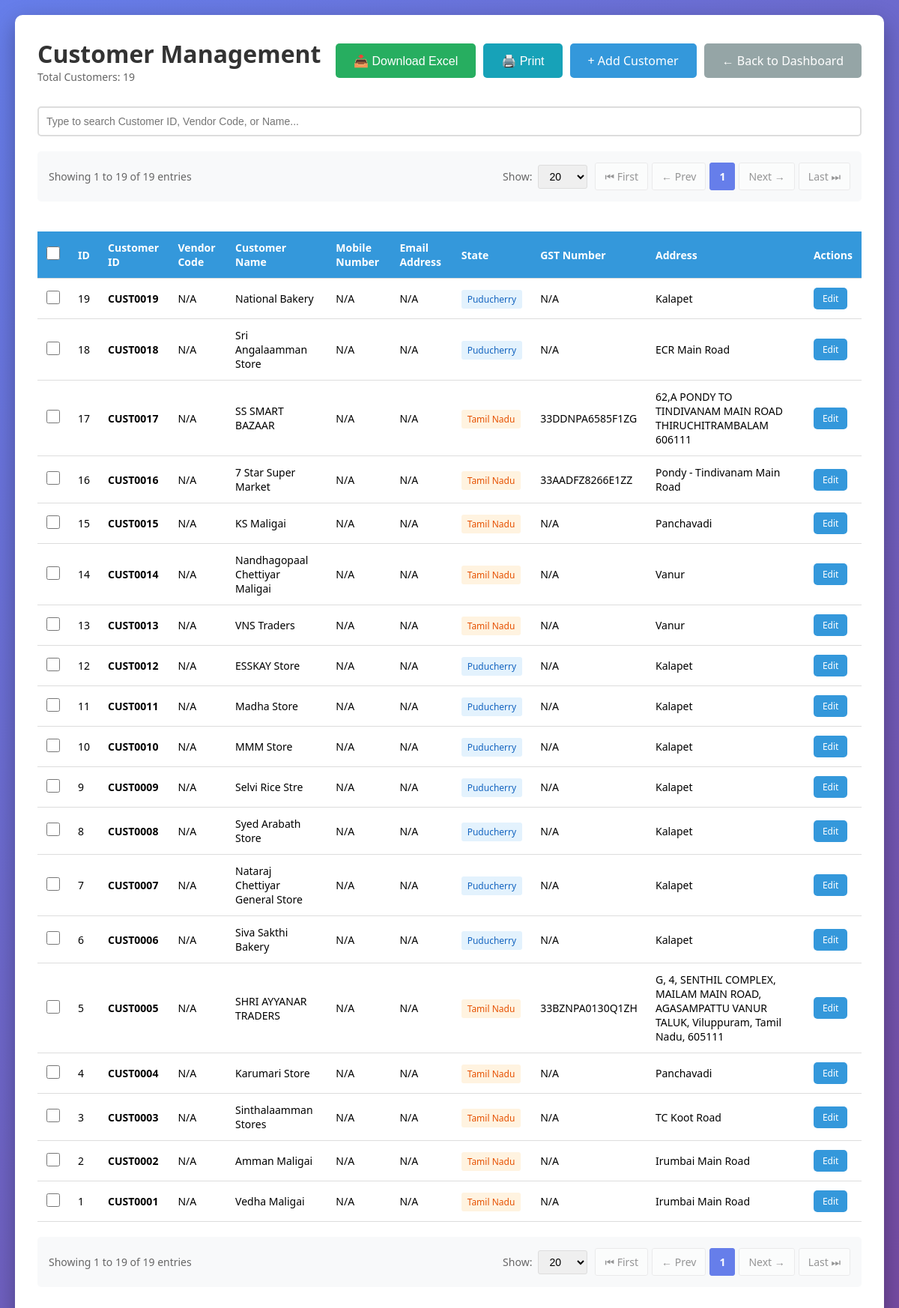
The app's page /customers/ with its own data.
### tables this page shows
CREATE TABLE customers (
                    id INTEGER PRIMARY KEY AUTOINCREMENT,
                    customer_id TEXT UNIQUE NOT NULL,
                    vendor_code TEXT UNIQUE,
                    name TEXT NOT NULL,
                    email TEXT,
                    mobile TEXT,
                    address TEXT,
                    state TEXT,
                    gst_number TEXT,
                    created_at TIMESTAMP DEFAULT CURRENT_TIMESTAMP
                );

### routes/customers.py (the view)
@customers_bp.route('/')
def index():
    search_query = request.args.get('search', '').strip()
    page = request.args.get('page', 1, type=int)
    per_page = request.args.get('per_page', 20, type=int)
    if per_page not in [10, 20, 50, 100]:
        per_page = 20
    if page < 1:
        page = 1
    conn = get_db_connection()
    if search_query:
        total_count = conn.execute('''
            SELECT COUNT(*) as count FROM customers
            WHERE customer_id LIKE ? OR vendor_code LIKE ? OR name LIKE ?
        ''', (f'%{search_query}%', f'%{search_query}%', f'%{search_query}%')).fetchone()['count']
    else:
        total_count = conn.execute('SELECT COUNT(*) as count FROM customers').fetchone()['count']
    total_pages = max(1, (total_count + per_page - 1) // per_page) if total_count > 0 else 1
    if page > total_pages:
        page = total_pages
    offset = (page - 1) * per_page
    if search_query:
        customers = conn.execute('''
            SELECT * FROM customers
            WHERE customer_id LIKE ? OR vendor_code LIKE ? OR name LIKE ?
            ORDER BY created_at DESC
            LIMIT ? OFFSET ?
        ''', (f'%{search_query}%', f'%{search_query}%', f'%{search_query}%', per_page, offset)).fetchall()
    else:
        customers = conn.execute('''
            SELECT * FROM customers
            ORDER BY created_at DESC
            LIMIT ? OFFSET ?
        ''', (per_page, offset)).fetchall()
    conn.close()
    has_prev = page > 1
    has_next = page < total_pages
    return render_template('customers/index.html',
                         customers=customers,
                         search_query=search_query,
                         page=page,
                         per_page=per_page,
                         total_count=total_count,
                         total_pages=total_pages,
                         has_prev=has_prev,
                         has_next=has_next)

### database.py (called while the page is built)
def get_db_connection():
    conn = sqlite3.connect(DATABASE)
    conn.row_factory = sqlite3.Row
    return conn

### templates/customers/index.html (shortened to what this page needs)
<!DOCTYPE html>
<html lang="en">
<head>
</head>
<body>
    <div class="container">
        <div class="header">
            <div>
                <h1>Customer Management</h1>
                <p class="customer-count">Total Customers: {{ total_count }}</p>
            </div>
            <div class="button-group">
                <button onclick="downloadExcel()" class="btn btn-success no-print">📥 Download Excel</button>
                <button onclick="window.print()" class="btn btn-info no-print">🖨️ Print</button>
                <a href="{{ url_for('customers.add') }}" class="btn btn-primary no-print">+ Add Customer</a>
                <a href="{{ url_for('dashboard') }}" class="btn btn-secondary no-print">← Back to Dashboard</a>
            </div>
        </div>
        <div style="margin: 20px 0;" class="no-print">
            <div style="display:flex; gap:10px; align-items:center;">
                <input id="searchInput" type="text" value="{{ search_query or '' }}"
                       placeholder="Type to search Customer ID, Vendor Code, or Name..."
                       style="flex: 1; padding: 10px; border: 2px solid #ddd; border-radius: 5px; font-size: 14px;">
            </div>
        </div>
        {% if total_count > 0 %}
            {% set route_name = 'customers.index' %}
            {% set extra_params = {'search': search_query} if search_query else {} %}
            {% include 'pagination.html' %}
        {% endif %}
        {% if customers %}
            <div class="table-wrapper">
                <form id="deleteForm" method="POST" action="{{ url_for('customers.delete_multiple') }}">
                    <table>
                        <thead>
                            <tr>
                                <th class="checkbox-cell no-print">
                                    <input type="checkbox" id="selectAll" onchange="toggleSelectAll(this)">
                                </th>
                                <th>ID</th>
                                <th>Customer ID</th>
                                <th>Vendor Code</th>
                                <th>Customer Name</th>
                                <th>Mobile Number</th>
                                <th>Email Address</th>
                                <th>State</th>
                                <th>GST Number</th>
                                <th>Address</th>
                                <th class="no-print">Actions</th>
                            </tr>
                        </thead>
                        <tbody>
                            {% for customer in customers %}
                            <tr>
                                <td class="checkbox-cell no-print">
                                    <input type="checkbox" name="customer_ids[]" value="{{ customer['id'] }}" class="customer-checkbox" onchange="updateSelection()">
                                </td>
                                <td>{{ customer['id'] }}</td>
                                <td><strong>{{ customer['customer_id'] }}</strong></td>
                                <td>{{ customer['vendor_code'] or 'N/A' }}</td>
                                <td>{{ customer['name'] }}</td>
                                <td>{{ customer['mobile'] or 'N/A' }}</td>
                                <td>{{ customer['email'] or 'N/A' }}</td>
                                <td>
                                    {% if customer['state'] %}
                                        <span class="state-badge state-{{ customer['state']|lower|replace(' ', '') }}">
                                            {{ customer['state'] }}
                                        </span>
                                    {% else %}
                                        N/A
                                    {% endif %}
                                </td>
                                <td>{{ customer['gst_number'] or 'N/A' }}</td>
                                <td>{{ customer['address'] or 'N/A' }}</td>
                                <td class="no-print">
                                    <a href="{{ url_for('customers.update', customer_id=customer['id']) }}"
                                       class="btn btn-primary" style="padding: 6px 12px; font-size: 12px;">Edit</a>
                                </td>
                            </tr>
                            {% endfor %}
                        </tbody>
                    </table>
                </form>
            </div>
            {% if total_count > 0 %}
                {% set route_name = 'customers.index' %}
                {% set extra_params = {'search': search_query} if search_query else {} %}
                {% include 'pagination.html' %}
            {% endif %}
        {% else %}
            <div class="no-data">
                <p>No customers found. Click "Add Customer" to get started!</p>
            </div>
        {% endif %}
    </div>
</body>
</html>

### templates/customers/index.html (style rules this page uses)
* { margin: 0; padding: 0; box-sizing: border-box; }
body { font-family: 'Segoe UI', Tahoma, Geneva, Verdana, sans-serif; background: linear-gradient(135deg, #667eea 0%, #764ba2 100%); min-height: 100vh; padding: 20px; }
.container { max-width: 1600px; margin: 0 auto; background: white; border-radius: 10px; box-shadow: 0 10px 30px rgba(0,0,0,0.3); padding: 30px; }
.header { display: flex; justify-content: space-between; align-items: center; margin-bottom: 30px; flex-wrap: wrap; gap: 15px; }
h1 { color: #333; }
.btn { padding: 12px 24px; border: none; border-radius: 5px; cursor: pointer; text-decoration: none; font-size: 16px; transition: all 0.3s; display: inline-block; }
.btn-primary { background: #3498db; color: white; }
.btn-secondary { background: #95a5a6; color: white; }
.btn-success { background: #27ae60; color: white; }
.btn-info { background: #17a2b8; color: white; }
table { width: 100%; border-collapse: collapse; margin-top: 20px; font-size: 14px; }
th, td { padding: 12px; text-align: left; border-bottom: 1px solid #ddd; }
th { background: #3498db; color: white; font-weight: 600; position: sticky; top: 0; }
.customer-count { color: #666; font-size: 14px; }
.button-group { display: flex; gap: 10px; }
.checkbox-cell { width: 40px; text-align: center; }
input[type="checkbox"] { width: 18px; height: 18px; cursor: pointer; }
.state-badge { padding: 4px 8px; border-radius: 3px; font-size: 12px; font-weight: 500; }
.state-puducherry { background: #e3f2fd; color: #1565c0; }
.state-tamilnadu { background: #fff3e0; color: #e65100; }
.table-wrapper { overflow-x: auto; }

### records on screen
customers: id "19", customer_id "CUST0019", customer "N/A", name "National Bakery", mobile "N/A", email "N/A", state "Puducherry", gst_number "N/A", address "Kalapet"
customers: id "18", customer_id "CUST0018", customer "N/A", name "Sri Angalaamman Store", mobile "N/A", email "N/A", state "Puducherry", gst_number "N/A", address "ECR Main Road"
customers: id "17", customer_id "CUST0017", customer "N/A", name "SS SMART BAZAAR", mobile "N/A", email "N/A", state "Tamil Nadu", gst_number "33DDNPA6585F1ZG", address "62,A PONDY TO TINDIVANAM MAIN ROAD THIRUCHITRAMBALAM 606111"
customers: id "16", customer_id "CUST0016", customer "N/A", name "7 Star Super Market", mobile "N/A", email "N/A", state "Tamil Nadu", gst_number "33AADFZ8266E1ZZ", address "Pondy - Tindivanam Main Road"
customers: id "15", customer_id "CUST0015", customer "N/A", name "KS Maligai", mobile "N/A", email "N/A", state "Tamil Nadu", gst_number "N/A", address "Panchavadi"
customers: id "14", customer_id "CUST0014", customer "N/A", name "Nandhagopaal Chettiyar Maligai", mobile "N/A", email "N/A", state "Tamil Nadu", gst_number "N/A", address "Vanur"
customers: id "13", customer_id "CUST0013", customer "N/A", name "VNS Traders", mobile "N/A", email "N/A", state "Tamil Nadu", gst_number "N/A", address "Vanur"
customers: id "12", customer_id "CUST0012", customer "N/A", name "ESSKAY Store", mobile "N/A", email "N/A", state "Puducherry", gst_number "N/A", address "Kalapet"
customers: id "11", customer_id "CUST0011", customer "N/A", name "Madha Store", mobile "N/A", email "N/A", state "Puducherry", gst_number "N/A", address "Kalapet"
customers: id "10", customer_id "CUST0010", customer "N/A", name "MMM Store", mobile "N/A", email "N/A", state "Puducherry", gst_number "N/A", address "Kalapet"
customers: id "9", customer_id "CUST0009", customer "N/A", name "Selvi Rice Stre", mobile "N/A", email "N/A", state "Puducherry", gst_number "N/A", address "Kalapet"
customers: id "8", customer_id "CUST0008", customer "N/A", name "Syed Arabath Store", mobile "N/A", email "N/A", state "Puducherry", gst_number "N/A", address "Kalapet"
customers: id "7", customer_id "CUST0007", customer "N/A", name "Nataraj Chettiyar General Store", mobile "N/A", email "N/A", state "Puducherry", gst_number "N/A", address "Kalapet"
customers: id "6", customer_id "CUST0006", customer "N/A", name "Siva Sakthi Bakery", mobile "N/A", email "N/A", state "Puducherry", gst_number "N/A", address "Kalapet"
customers: id "5", customer_id "CUST0005", customer "N/A", name "SHRI AYYANAR TRADERS", mobile "N/A", email "N/A", state "Tamil Nadu", gst_number "33BZNPA0130Q1ZH", address "G, 4, SENTHIL COMPLEX, MAILAM MAIN ROAD, AGASAMPATTU VANUR TALUK, Viluppuram, Tamil Nadu, 605111"
customers: id "4", customer_id "CUST0004", customer "N/A", name "Karumari Store", mobile "N/A", email "N/A", state "Tamil Nadu", gst_number "N/A", address "Panchavadi"
customers: id "3", customer_id "CUST0003", customer "N/A", name "Sinthalaamman Stores", mobile "N/A", email "N/A", state "Tamil Nadu", gst_number "N/A", address "TC Koot Road"
customers: id "2", customer_id "CUST0002", customer "N/A", name "Amman Maligai", mobile "N/A", email "N/A", state "Tamil Nadu", gst_number "N/A", address "Irumbai Main Road"
customers: id "1", customer_id "CUST0001", customer "N/A", name "Vedha Maligai", mobile "N/A", email "N/A", state "Tamil Nadu", gst_number "N/A", address "Irumbai Main Road"

### other values on screen
{{ ((page - 1) * per_page) + 1 }} "1 1"
{{ [page * per_page, total_count]|min }} "19 19"
{{ total_count }} "19 19"
{{ p }} "1" "1"
